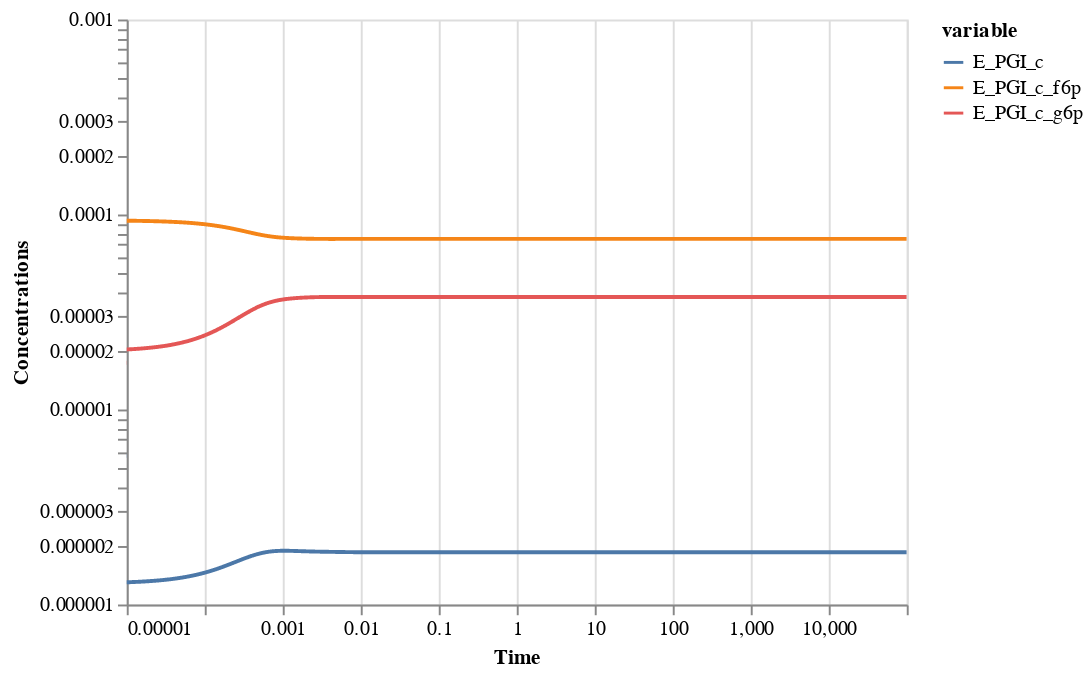

Notebook source saved alongside this figure:
### Code cell
plot_time_profile(conc_sol, observable=to_observe["PGI"]["forms"],
                  xscale="log", yscale="log", ylim=[1e-6, 1e-3])

### Figure 1 — Vega-Lite specification as saved in the notebook (floating-point values rounded to 4 significant figures; data arrays with more than 128 entries replaced by an {"elided": "..."} marker saying what was removed)
{"config": {"view": {"continuousWidth": 400, "continuousHeight": 300}}, "data": {"name": "data-34a5453a06fddc4d4a0f0126c6009af0"}, "mark": {"type": "line", "clip": true}, "encoding": {"color": {"type": "nominal", "field": "variable"}, "opacity": {"condition": {"value": 1, "selection": "selector002"}, "value": 0.2}, "tooltip": [{"type": "quantitative", "field": "Time"}, {"type": "quantitative", "field": "value"}], "x": {"type": "quantitative", "axis": {"grid": true}, "field": "Time", "scale": {"domain": [1e-05, 100000.0], "type": "log"}, "title": "Time"}, "y": {"type": "quantitative", "axis": {"grid": false}, "field": "value", "scale": {"domain": [1e-06, 0.001], "type": "log"}, "title": "Concentrations"}}, "selection": {"selector002": {"type": "multi", "fields": ["variable"], "bind": "legend"}}, "$schema": "https://vega.github.io/schema/vega-lite/v4.8.1.json", "datasets": {"data-34a5453a06fddc4d4a0f0126c6009af0": {"elided": "7710 records"}}}
